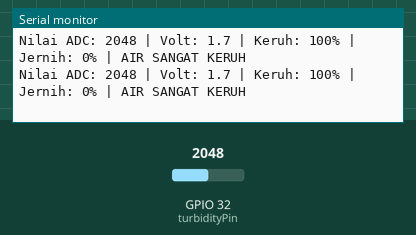
This sketch was run on a simulated ESP32. On the bench: the last lines printed to the serial monitor. The inputs (shaded band) are chosen by the test bench; at power-on: GPIO 32 (turbidityPin) = 2048.

Above: at 1.3 s.
1.4 s: GPIO 32 (turbidityPin) set to 2940
At 1.9 s:
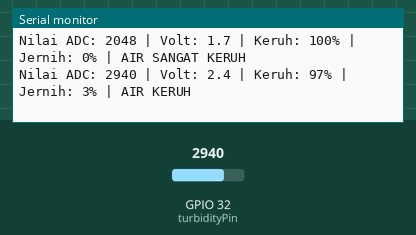
3.5 s: GPIO 32 (turbidityPin) set to 3240
At 3.9 s:
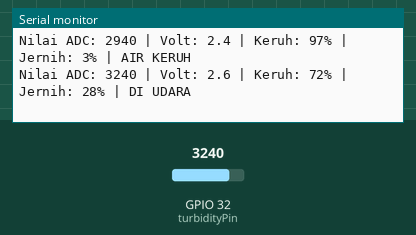
5.5 s: GPIO 32 (turbidityPin) set to 3840
At 5.9 s:
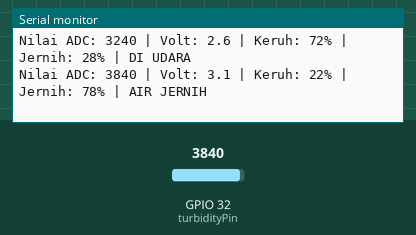
7.5 s: GPIO 32 (turbidityPin) set to 4040
At 7.9 s:
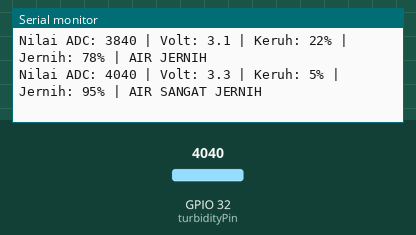

The sketch:

test4-4sample.ino
```cpp
const int turbidityPin = 32;

// Nilai threshold berdasarkan data valid Anda
const int nilaiJernihMaks = 4095;    // Air sangat jernih
const int nilaiKeruhMin = 2900;      // Air keruh / udara (dari data: 2495-2901)

void setup() {
  Serial.begin(115200);
  Serial.println("=== Sensor Kekeruhan Air ===");
  Serial.println("========================================");
}

void loop() {
  int nilai = analogRead(turbidityPin);
  float tegangan = (nilai / 4095.0) * 3.3;

  // Hitung persen kekeruhan (0% = jernih, 100% = keruh)
  int persenKekeruhan;

  if (nilai >= nilaiJernihMaks) {
    persenKekeruhan = 0;
  }
  else if (nilai <= nilaiKeruhMin) {
    persenKekeruhan = 100;
  }
  else {
    // Mapping linear: 2900 = 100% keruh, 4095 = 0% keruh
    persenKekeruhan = map(nilai, nilaiKeruhMin, nilaiJernihMaks, 100, 0);
  }

  int persenKejernihan = 100 - persenKekeruhan;

  // Tampilkan output
  Serial.print("Nilai ADC: ");
  Serial.print(nilai);
  Serial.print(" | Volt: ");
  Serial.print(tegangan, 1);
  Serial.print(" | Keruh: ");
  Serial.print(persenKekeruhan);
  Serial.print("% | Jernih: ");
  Serial.print(persenKejernihan);
  Serial.print("% | ");

  // Interpretasi kondisi berdasarkan data Anda
  if (nilai <= 2900) {
    Serial.println("AIR SANGAT KERUH");
  }
  else if (nilai <= 3200) {
    Serial.println("AIR KERUH");
  }
  else if (nilai <= 3500) {
    Serial.println("DI UDARA");
  }
  else if (nilai <= 3800) {
    Serial.println("AIR KERUH");
  }
  else if (nilai <= 4000) {
    Serial.println("AIR JERNIH");
  }
  else {
    Serial.println("AIR SANGAT JERNIH");
  }

  delay(500);
}
```

Measured:
- after the input at 1.4 s, the serial monitor: prints a new line after 0.11 s (image 1)
- after the input at 3.5 s, the serial monitor: prints a new line at once (image 2)
- after the input at 5.5 s, the serial monitor: prints a new line at once (image 3)
- after the input at 7.5 s, the serial monitor: prints a new line at once (image 4)
